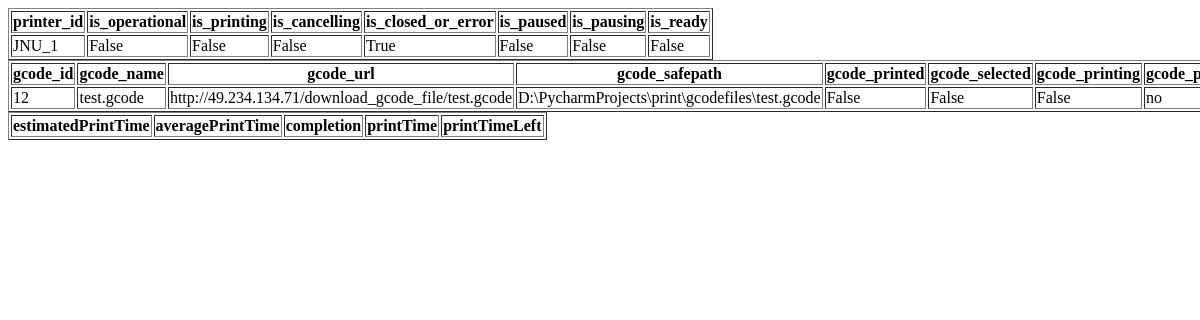
Page /develop/all_data/ on the earlier database version.
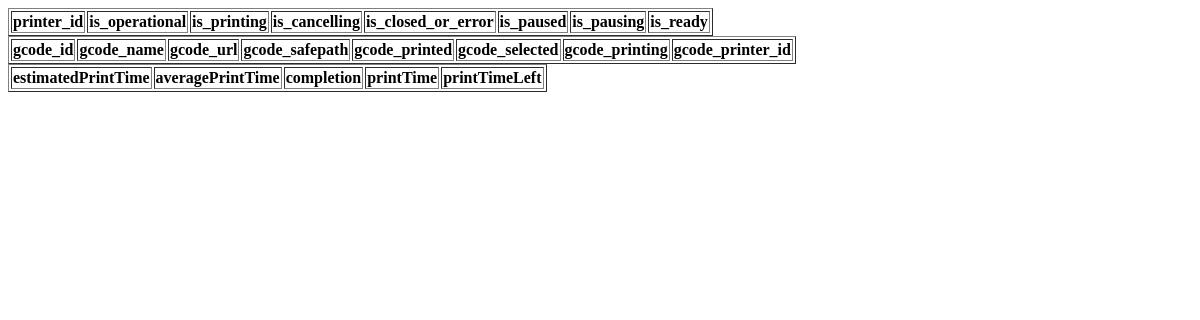
Same page on the later database version.
### chat/models.py (models this page shows)
class Printer(models.Model):
    printer_id = models.CharField(max_length=100, primary_key=True)
    current_print = models.OneToOneField(to='Print', on_delete=models.SET_NULL, null=True, blank=True,
                                         related_name='not_used')
    operational = models.BooleanField(null=False, blank=False, default=False)
    printing = models.BooleanField(null=False, blank=False, default=False)
    cancelling = models.BooleanField(null=False, blank=False, default=False)
    pausing = models.BooleanField(null=False, blank=False, default=False)
    resuming = models.BooleanField(null=False, blank=False, default=False)
    finishing = models.BooleanField(null=False, blank=False, default=False)
    closedOrError = models.BooleanField(null=False, blank=False, default=True)
    error = models.BooleanField(null=False, blank=False, default=False)
    paused = models.BooleanField(null=False, blank=False, default=False)
    ready = models.BooleanField(null=False, blank=False, default=False)
    tool0_temperature = models.IntegerField(null=True, blank=True, default=0)
    tool1_temperature = models.IntegerField(null=True, blank=True, default=0)
    bed_temperature = models.IntegerField(null=True, blank=True, default=0)

### app/models.py (models this page shows)
class GcodeFile(models.Model):
    gcode_id = models.AutoField(primary_key=True)
    gcode_name = models.CharField(max_length=100)
    gcode_url = models.URLField(max_length=100)
    gcode_safepath = models.CharField(max_length=100)
    gcode_printed = models.BooleanField(default=False)
    gcode_selected = models.BooleanField(default=False)
    gcode_printing = models.BooleanField(default=False)
    gcode_printer_id = models.CharField(max_length=100, blank=True, null=True, default='no')
    gcode_printfailed = models.BooleanField(default=False)

### app/views.py (the view)
# urls.py: path('develop/all_data/', views.get_all_model),
def get_all_model(request):
    if request.method == 'GET':
        printer_state = Printer.objects.all()
        gcodefile = GcodeFile.objects.all()
        print_job = Print.objects.all()
        return render(request, 'develop.html', locals())

### app/templates/develop.html (shortened to what this page needs)
<!DOCTYPE html>
<html lang="en">
<head>
</head>
<body>
<table border="1">
    <thread>
        <tr>
            <th>printer_id</th>
            <th>is_operational</th>
            <th>is_printing</th>
            <th>is_cancelling</th>
            <th>is_closed_or_error</th>
            <th>is_paused</th>
            <th>is_pausing</th>
            <th>is_ready</th>
        </tr>
    </thread>
    {% for printer in printer_state %}
        <tr>
            <td>{{ printer.printer_id }}</td>
            <td>{{ printer.operational }}</td>
            <td>{{ printer.printing }}</td>
            <td>{{ printer.cancelling }}</td>
            <td>{{ printer.closedOrError }}</td>
            <td>{{ printer.paused }}</td>
            <td>{{ printer.pausing }}</td>
            <td>{{ printer.ready }}</td>
        </tr>
    {% endfor %}
</table>
<table border="1">
    <thread>
        <tr>
            <th>gcode_id</th>
            <th>gcode_name</th>
            <th>gcode_url</th>
            <th>gcode_safepath</th>
            <th>gcode_printed</th>
            <th>gcode_selected</th>
            <th>gcode_printing</th>
            <th>gcode_printer_id</th>
        </tr>
    </thread>
    {% for gcodefile in gcodefile %}
        <tr>
            <td>{{ gcodefile.gcode_id }}</td>
            <td>{{ gcodefile.gcode_name }}</td>
            <td>{{ gcodefile.gcode_url }}</td>
            <td>{{ gcodefile.gcode_safepath }}</td>
            <td>{{ gcodefile.gcode_printed }}</td>
            <td>{{ gcodefile.gcode_selected }}</td>
            <td>{{ gcodefile.gcode_printing }}</td>
            <td>{{ gcodefile.gcode_printer_id }}</td>
        </tr>
    {% endfor %}
</table>
<table border="1">
    <thread>
        <tr>
            <th>estimatedPrintTime</th>
            <th>averagePrintTime</th>
            <th>completion</th>
            <th>printTime</th>
            <th>printTimeLeft</th>
        </tr>
    </thread>
</table>
</body>
</html>

Differences in the rows shown:
removed Printer: printer_id "JNU_1", operational "False", printing "False", cancelling "False", closedOrError "True", paused "False", pausing "False", ready "False"
removed GcodeFile: gcode_id "12", gcode_name "test.gcode", gcode_url "http://49.234.134.71/download_gcode_file/test.gcode", gcode_safepath "D:\\PycharmProjects\\print\\gcodefiles\\test.gcode", gcode_printed "False", gcode_selected "False", gcode_printing "False", gcode_printer_id "no"
